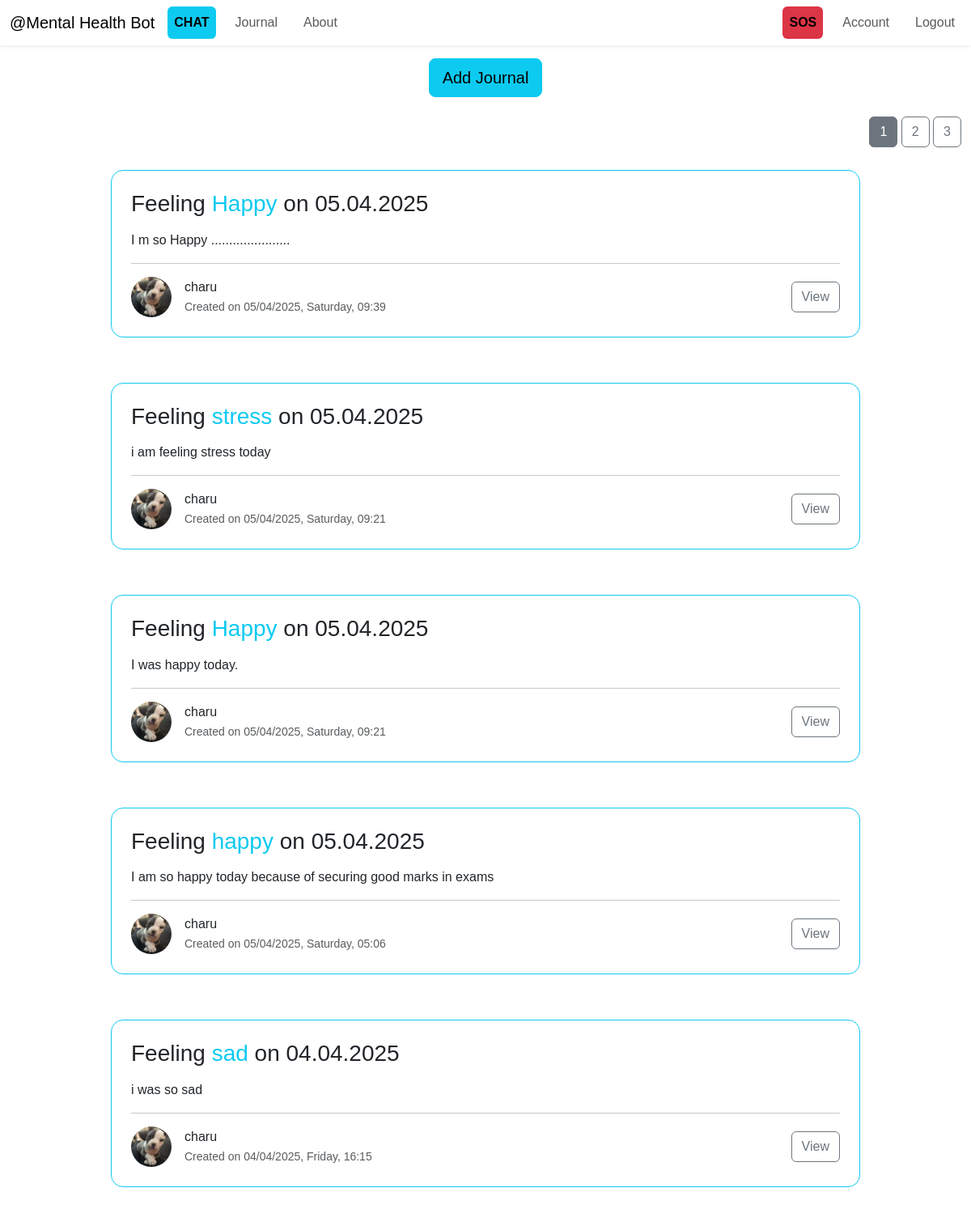
The page /all_journals (signed in) on the database its author committed.
### ChatbotWebsite/models.py (models this page shows, shortened)
class Journal(db.Model):
    id = db.Column(db.Integer, primary_key=True)
    timestamp = db.Column(db.DateTime, nullable=False, default=datetime.utcnow)  # ✅ Use UTC time
    mood = db.Column(db.String(30), nullable=False)
    content = db.Column(db.String(3000), nullable=False)
    user_id = db.Column(db.Integer, db.ForeignKey('users.id'), nullable=False)

class User(db.Model, UserMixin):
    __tablename__ = "users"  # ✅ Explicitly set table name
    id = db.Column(db.Integer, primary_key=True)
    username = db.Column(db.String(20), unique=True, nullable=False)
    email = db.Column(db.String(120), unique=True, nullable=False)
    password = db.Column(db.String(60), nullable=False)
    profile_image = db.Column(db.String(20), nullable=False, default="default.jpg")
    messages = db.relationship("ChatMessage", backref="user", lazy=True)
    journals = db.relationship("Journal", backref="user", lazy=True)

### ChatbotWebsite/journal/routes.py (the view)
@journals.route("/all_journals")
@login_required
def all_journals():
    page = request.args.get("page", 1, type=int)  # Pagination
    journals = (
        Journal.query.filter_by(user_id=current_user.id)
        .order_by(Journal.timestamp.desc())
        .paginate(page=page, per_page=5)
    )
    return render_template("all_journals.html", title="Journals", journals=journals)

### ChatbotWebsite/models.py (called while the page is built)
@login_manager.user_loader
def load_user(user_id):
    return User.query.get(int(user_id))

### ChatbotWebsite/templates/all_journals.html
{% extends 'layout.html' %}
{% block content %}
    <div class="container-fluid d-grid">
        <a class="btn mx-auto mt-3 mb-4 btn-info btn-lg" href="{{url_for('journals.new_journal')}}">Add Journal</a>
        <div class="ms-auto">
            {% for page_num in journals.iter_pages(left_edge=1,right_edge=1, left_current=1,right_current=1) %}
                {%if page_num%}
                    {%if journals.page ==page_num%}
                    <a href="{{url_for('journals.all_journals',page=page_num)}}" class="btn btn-secondary mb-4">{{page_num}}</a>
                    {%else%}
                        <a href="{{url_for('journals.all_journals',page=page_num)}}" class="btn btn-outline-secondary mb-4">{{page_num}}</a>
                    {%endif%}
                {%else%}
                    ...
                {%endif%}
            {% endfor %}
        </div>
        {% for journal in journals.items %}
            <div class="container py-1">
            <div class="row d-flex justify-content-center align-items-center">
                <div class="col col-10">
                <div class="card mb-5 border-info" style="border-radius: 15px;">
                    <div class="card-body p-4">
                    <h3 class="mb-3">Feeling <a href="{{url_for('journals.journal',journal_id=journal.id)}}" class="text-info text-decoration-none">{{journal.mood}}</a> on {{journal.timestamp.strftime('%d.%m.%Y')}}</h3>
                    <p class="text-truncate">{{journal.content}} </p>
                    <hr class="my-3">
                    <div class="d-flex justify-content-start align-items-center">
                        <img src="{{url_for('static',filename='profile_images/'+current_user.profile_image)}}" alt="profile-avatar"
                            class="img-fluid rounded-circle me-3" width="50">
                        <div class="col">
                            <p class="mb-0">{{journal.user.username}}</p>
                            <small class="text-muted">Created on {{journal.timestamp.strftime('%d/%m/%Y, %A, %H:%M')}}</small>
                        </div>
                        <a href="{{url_for('journals.journal',journal_id=journal.id)}}" class="btn btn-outline-secondary">View</a>
                    </div>
                    </div>
                </div>
                </div>
            </div>
            </div>
        {% endfor %}
    </div>
{% endblock content%}

### ChatbotWebsite/templates/layout.html (shortened to what this page needs)
<!DOCTYPE html>
<html lang="en">
  <head>
    <link href="https://cdn.jsdelivr.net/npm/bootstrap@5.3.0-alpha3/dist/css/bootstrap.min.css" rel="stylesheet">
    <link
      rel="stylesheet"
      href="{{ url_for('static', filename='styles/layout.css') }}"
    />
  </head>
  <body>
    {%block navigation%}
    <nav
      id="navigation-bar"
      class="navbar navbar-expand-lg bg-light.bg-gradient shadow-sm"
    >
      <div class="container-fluid">
        <a class="navbar-brand" href="{{url_for('main.home')}}"
          >@Mental Health Bot</a
        >
        <div
          class="collapse navbar-collapse ml-5 d-flex justify-content-between"
          id="navbarNavDropdown"
        >
          <ul class="navbar-nav gap-3">
            <li class="nav-item bg-info text-black rounded">
              <a
                class="nav-link active fw-bold"
                aria-current="page"
                href="{{url_for('chatbot.chat')}}"
                >CHAT</a
              >
            </li>
            <li class="nav-item rounded">
              <a
                class="nav-link"
                aria-current="page"
                href="{{url_for('journals.all_journals')}}"
                >Journal</a
              >
            </li>
            <li class="nav-item rounded">
              <a
                class="nav-link"
                aria-current="page"
                href="{{url_for('main.about')}}"
                >About</a
              >
            </li>
          </ul>
          <ul class="navbar-nav gap-3">
            <li class="nav-item bg-danger rounded">
              <a class="sos nav-link active fw-bold" href="{{url_for('main.sos')}}">SOS</a>
            </li>
            {%if current_user.is_authenticated%}
            <li class="nav-item">
              <a class="nav-link" href="{{url_for('users.account')}}">Account</a>
            </li>
            <li class="nav-item">
              <a class="nav-link" href="{{url_for('users.logout')}}">Logout</a>
            </li>
            {%endif%}
          </ul>
        </div>
      </div>
    </nav>
    {%endblock navigation%}  {% block content%} {% endblock content %}
  </body>
</html>

### ChatbotWebsite/static/styles/layout.css (style rules this page uses)
body { font-family: Arial, Helvetica, sans-serif; }

### rows shown on the page
Journal: mood "Happy", timestamp "05.04.2025", content "I m so Happy ......................", profile_image (picture), user.username "charu", timestamp "05/04/2025, Saturday, 09:39"
Journal: mood "stress", timestamp "05.04.2025", content "i am feeling stress today", profile_image (picture), user.username "charu", timestamp "05/04/2025, Saturday, 09:21"
Journal: mood "Happy", timestamp "05.04.2025", content "I was happy today.", profile_image (picture), user.username "charu", timestamp "05/04/2025, Saturday, 09:21"
Journal: mood "happy", timestamp "05.04.2025", content "I am so happy today because of securing good marks in exams", profile_image (picture), user.username "charu", timestamp "05/04/2025, Saturday, 05:06"
Journal: mood "sad", timestamp "04.04.2025", content "i was so sad", profile_image (picture), user.username "charu", timestamp "04/04/2025, Friday, 16:15"

### other values the page prints
{{ page_num }} "1"
{{ page_num }} "2" "3"
